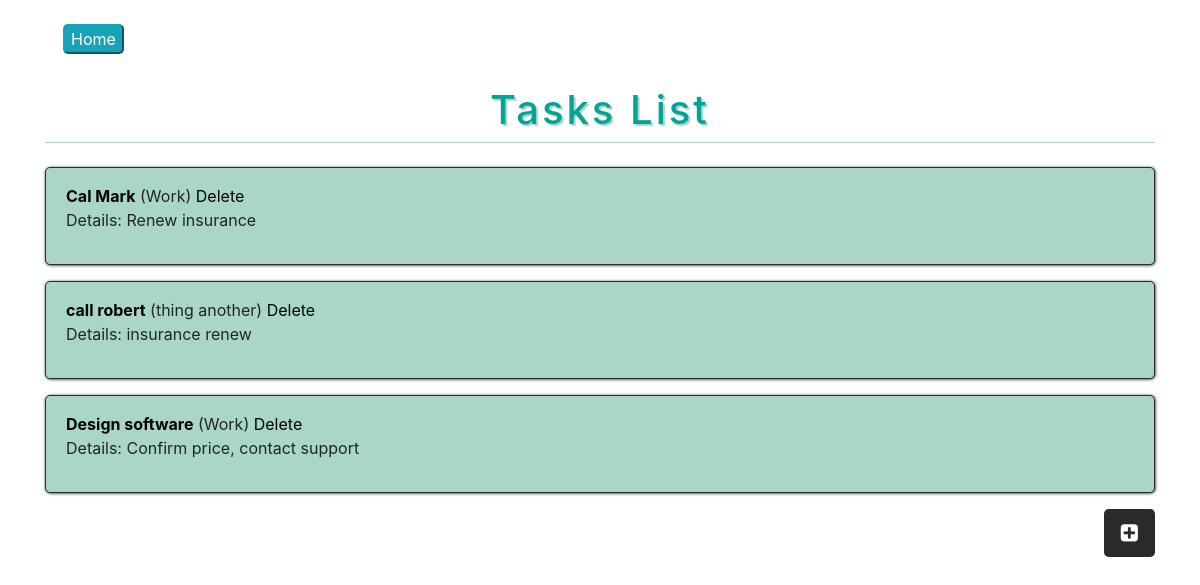
Page /todo/task/ on the earlier database version.
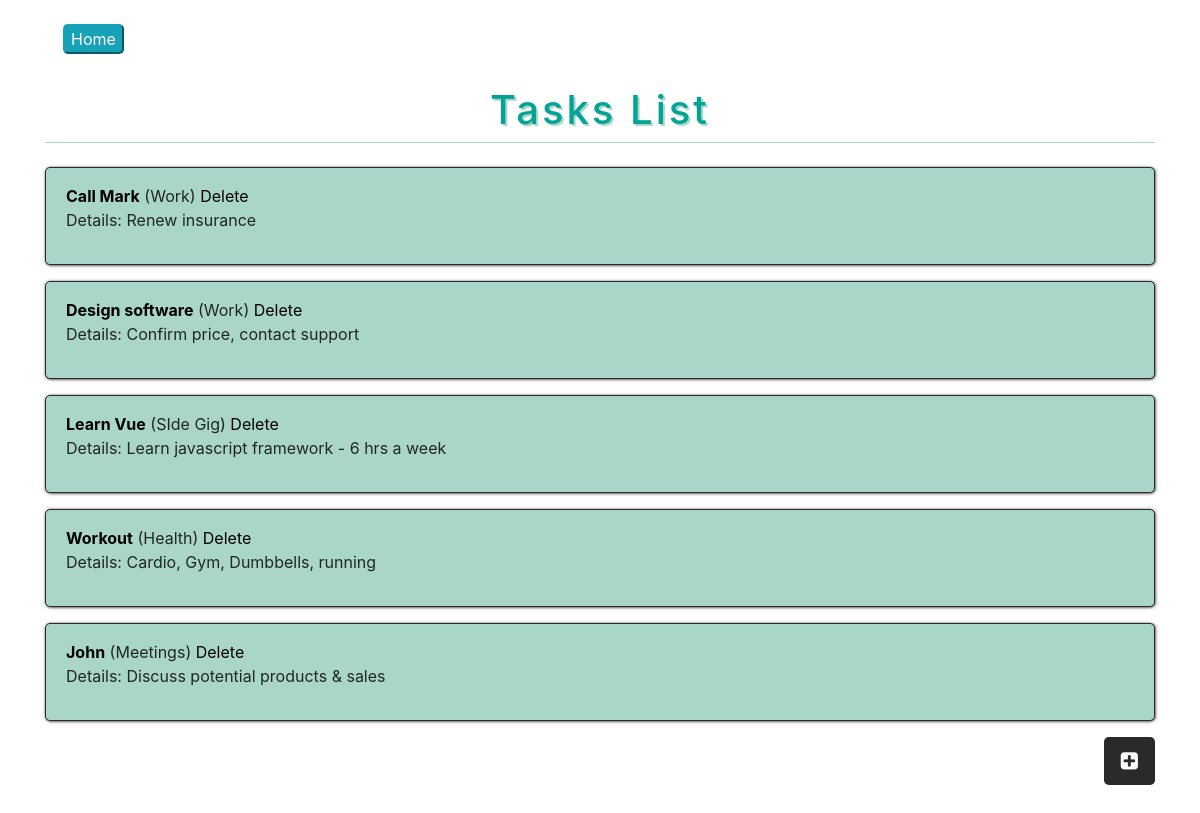
Same page on the later database version.
### todo/models.py (models this page shows, shortened)
class Task(models.Model):
    name = models.CharField(
            max_length=200,
            validators=[MinLengthValidator(2, "Task must be greater than 1 character")]
    )
    description = models.CharField(max_length=300)
    thing = models.ForeignKey('Thing', on_delete=models.CASCADE, null=False)

class Thing(models.Model):
    name = models.CharField(
            max_length=200,
            help_text='Enter a category (e.g. School)',
            validators=[MinLengthValidator(2, "Thing must be greater than 1 character")]
    )
    def __str__(self):
        return self.name

### todo/views.py (the view)
# urls.py: path('task/', views.TaskView.as_view(), name='task_list'),
class TaskView(View):
    def get(self, request):
        task_list = Task.objects.all()
        ctx = {'task_list': task_list}
        return render(request, 'todo/task_list.html', ctx)

### todo/templates/todo/task_list.html (shortened to what this page needs)
{% extends "base_main.html" %}
{% block content %}
<div class="container ml-5 pt-4">
  <input type="submit" class="btn-info" onclick="window.location='{% url 'todo:all' %}'; return false;" value="Home">
</div>
<div class="container my-4 text-center detail-title">
  <h3>Tasks List</h3>
</div>
{% if task_list %}
{% for task in task_list %}
<div class="container mt-3">
  <div class="card mb-3 my-card-2">
    <div class="card-body py-3">
      <a href="{% url 'todo:task_update' task.id %}">
        <b>{{ task.name }}</b>
      </a>
      ({{ task.thing }})
      <a href="{% url 'todo:task_delete' task.id %}">Delete</a>
      <br />
      Details: {{ task.description }}
    </div>
  </div>
</div>
{% endfor %}
{% else %}
<p>There are no tasks in the library.</p>
{% endif %}
<div class="container h-25">
  <a href="{% url 'todo:task_create' %}">
    <button class="btn btn-lg float-right"><i class="fa fa-plus-square"></i></button>
  </a>
</div>
<div class="container p-5"></div>
{% endblock %}

### home/templates/base_main.html (shortened to what this page needs)
{% load static %}
<!DOCTYPE html>
<html lang="en">
<head>
  <link rel="stylesheet" href="https://maxcdn.bootstrapcdn.com/bootstrap/4.5.2/css/bootstrap.min.css">
  <link rel="stylesheet" href="https://cdnjs.cloudflare.com/ajax/libs/font-awesome/4.7.0/css/font-awesome.min.css">
  <link rel="stylesheet" href="{% static 'css/style.css' %}">
</head>
<body>
  <div>
    {% block content %}
    {% endblock %}
  </div>
</body>
</html>

### home/static/css/style.css (style rules this page uses)
html, body { height: 100%; width: 100%; }
h3 { letter-spacing: 3px; font-weight: 1.5em; }
a { text-decoration: none; color: black; }
a:before, a:after { text-decoration: none; color: black; }
.btn { color: #FFFFFF; background-color: #2B2A29; }
.btn-info { border-radius: 5px; }
.detail-title { color: #03A396; text-shadow: 2px 2px 1px #A9D6C9; }
.detail-title h3 { font-size: 250%; padding: 8px; border-bottom: 1px solid #A9D6C9; }
.my-card-2 { background-color: #A9D6C9; border: 1px solid #2B2A29; border-radius: 5px; box-shadow: 0.5px 0.5px 3px #2B2A29; }

Differences in the rows shown:
removed Task: name "call robert", thing "thing another", description "insurance renew"
changed Task "Renew insurance": name "Cal Mark" → "Call Mark"
added Task: name "Learn Vue", thing "SIde Gig", description "Learn javascript framework - 6 hrs a week"
added Task: name "Workout", thing "Health", description "Cardio, Gym, Dumbbells, running"
added Task: name "John", thing "Meetings", description "Discuss potential products & sales"
